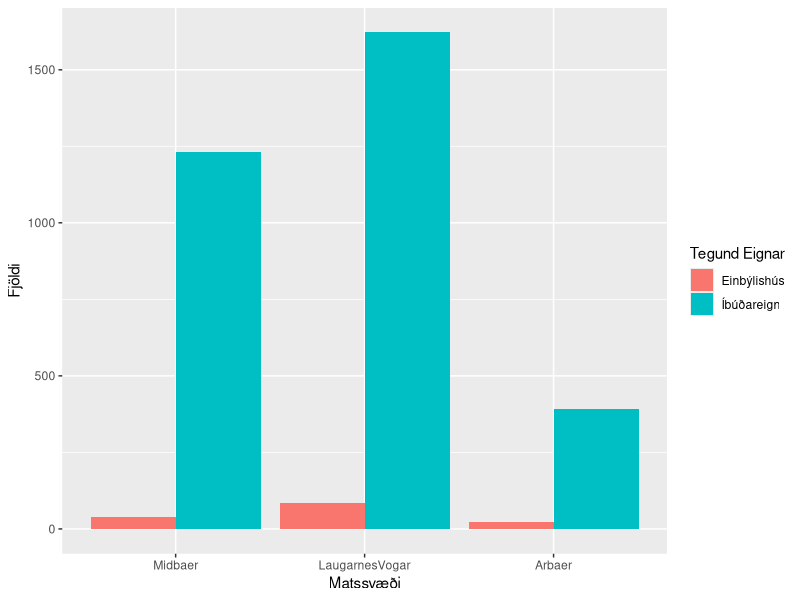
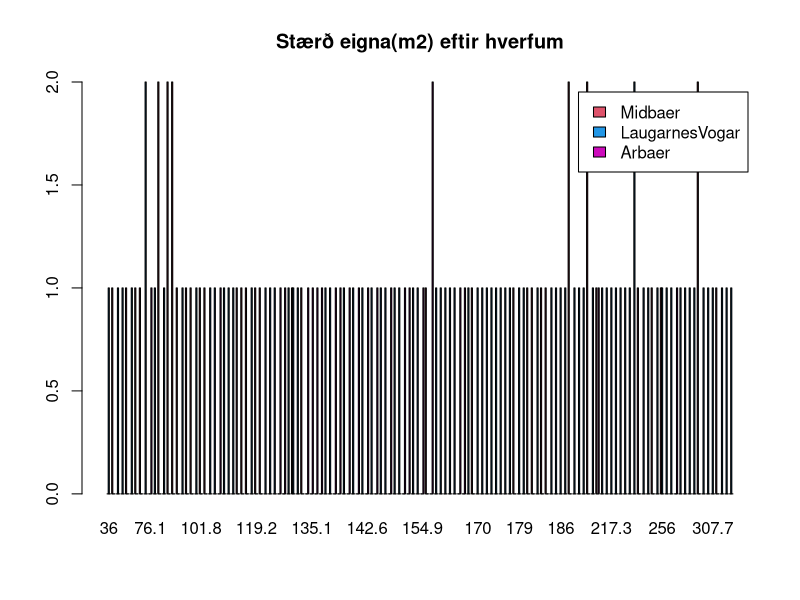
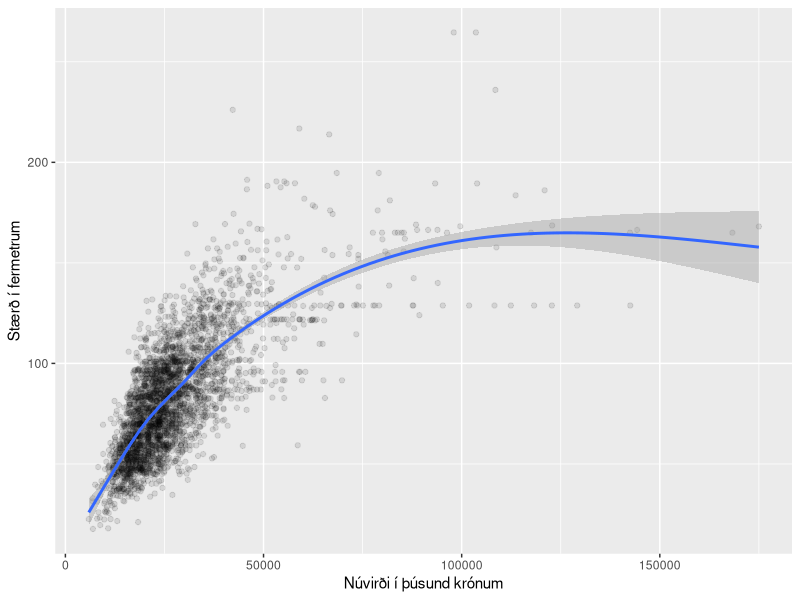

The R script that drew these images, in order:
## ---- chunk 1
knitr::opts_chunk$set(echo = TRUE)
library(dplyr)
library(ggplot2)
## ---- chunk 2
thv <- read.table("./data/husnaedi.txt", header = TRUE, sep = ";")
## ---- chunk 3
hverfi <- c(20, 100, 200)
thv <- filter(thv, thv$matssvaedi%in%hverfi)
## ---- chunk 4
str(thv)
##Eins og sjá má eru matssvæðin ranglega skilgreind sem tölugildi. Svo við breytum þeim í faktor og köllum matssvæðin nýjum nöfnum.
thv$matssvaedi <- as.factor(thv$matssvaedi)
levels(thv$matssvaedi) <- c("Midbaer", "LaugarnesVogar", "Arbaer")
str(thv)
## ---- chunk 5
plott1 <- 
  ggplot(aes(matssvaedi), data = thv) +
  geom_bar(position = "dodge", aes(fill = thv$teg_eign)) +

##X og Y labels
  xlab("Matssvæði") + ylab("Fjöldi") +

##Legend
  scale_fill_discrete(name = "Tegund Eignar")

plott1
## ---- chunk 6
einbyli<-filter(thv, teg_eign == "Einbýlishús")
einbyliEftirStaerd <- table(einbyli$matssvaedi,einbyli$ibm2)
barplot(einbyliEftirStaerd, beside=T, col=c(2,4,6), legend.text = T, main = "Stærð eigna(m2) eftir hverfum")
## ---- chunk 7
ibudir <- filter(thv, teg_eign == "Íbúðareign")
ibudirEftirVerdi <- table(ibudir$nuvirdi,ibudir$ibm2)
ggplot(aes(nuvirdi,ibm2), 
        data = ibudir)+
  ## How to plot
        geom_point(alpha=0.1)+
        geom_smooth()+ 
  ## X and Y labels
        xlab("Núvirði í þúsund krónum") + ylab("Stærð í fermetrum")
